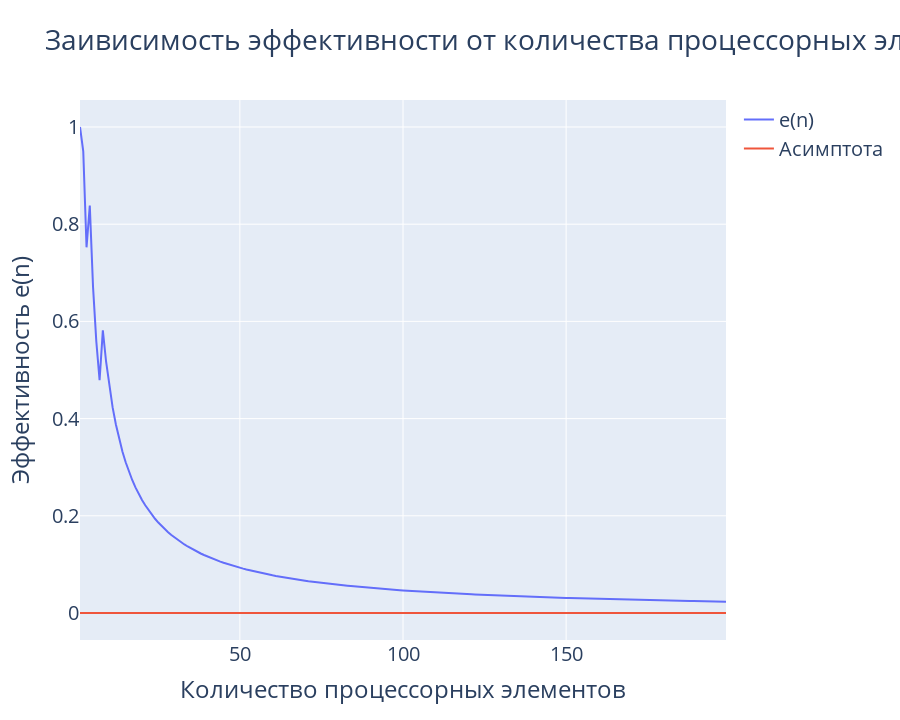

The notebook cell saved with this chart:
### Markdown cell above
## Efficency on procs elems

### Code cell
x = []
y = []
ranks = []
for i in range(1, 200):
    matrix = MatrixPU(config={'PROCS_ELEMS': i})
    report = matrix.report
    x.append(report['procs_amount'])
    y.append(report['efficency'])
fig = go.Figure()
fig.add_trace(
    go.Scatter(x=x, y=y, name='e(n)',
               text=[f'n = {x}, e(n) = {y}' for x, y in zip(x, y)])
)
fig.add_trace(
    go.Scatter(x=[min(x), max(x)], y=[0, 0],
               name='Асимптота', mode='lines')               
)
fig.update_layout(title='Заивисимость эффективности от количества процессорных элементов',
                  font=dict(size=20),
                  xaxis_title='Количество процессорных элементов',
                  yaxis_title='Эффективность e(n)',
                  height=720)
fig.show()

### Figure 1 — Plotly figure (JSON) as saved in the notebook; plotly's stock layout.template omitted (floating-point values rounded to 4 significant figures; data arrays with more than 128 entries replaced by an {"elided": "..."} marker saying what was removed)
{"data": [{"name": "e(n)", "text": {"elided": "199 str values"}, "type": "scatter", "x": {"elided": "199 int values"}, "y": {"elided": "199 float values"}}, {"mode": "lines", "name": "Асимптота", "type": "scatter", "x": [1, 199], "y": [0, 0]}], "layout": {"font": {"size": 20}, "height": 720, "title": {"text": "Заивисимость эффективности от количества процессорных элементов"}, "xaxis": {"title": {"text": "Количество процессорных элементов"}}, "yaxis": {"title": {"text": "Эффективность e(n)"}}}}
